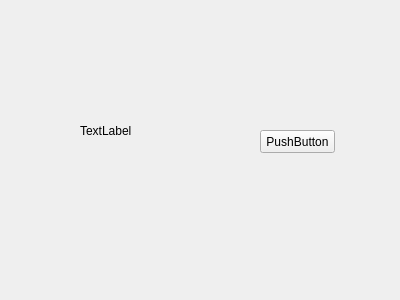
<?xml version="1.0" encoding="UTF-8"?>
<ui version="4.0">
 <class>Widget</class>
 <widget class="QWidget" name="Widget">
  <property name="geometry">
   <rect>
    <x>0</x>
    <y>0</y>
    <width>400</width>
    <height>300</height>
   </rect>
  </property>
  <property name="windowTitle">
   <string>Widget</string>
  </property>
  <widget class="QPushButton" name="pushButton">
   <property name="geometry">
    <rect>
     <x>260</x>
     <y>130</y>
     <width>75</width>
     <height>23</height>
    </rect>
   </property>
   <property name="text">
    <string>PushButton</string>
   </property>
  </widget>
  <widget class="QLabel" name="label">
   <property name="geometry">
    <rect>
     <x>80</x>
     <y>120</y>
     <width>61</width>
     <height>21</height>
    </rect>
   </property>
   <property name="text">
    <string>TextLabel</string>
   </property>
  </widget>
 </widget>
 <layoutdefault spacing="6" margin="11"/>
 <resources/>
 <connections/>
</ui>
